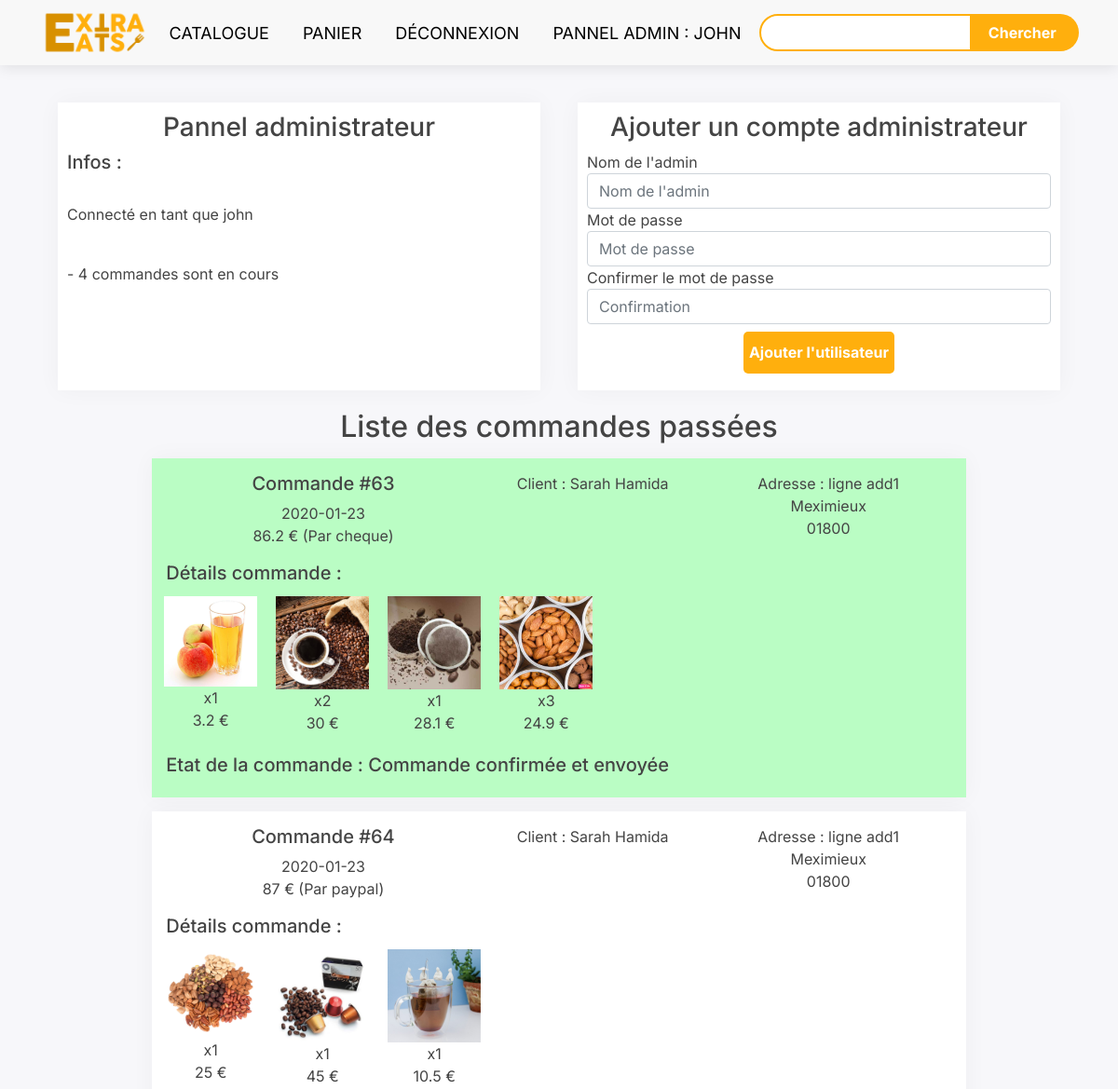
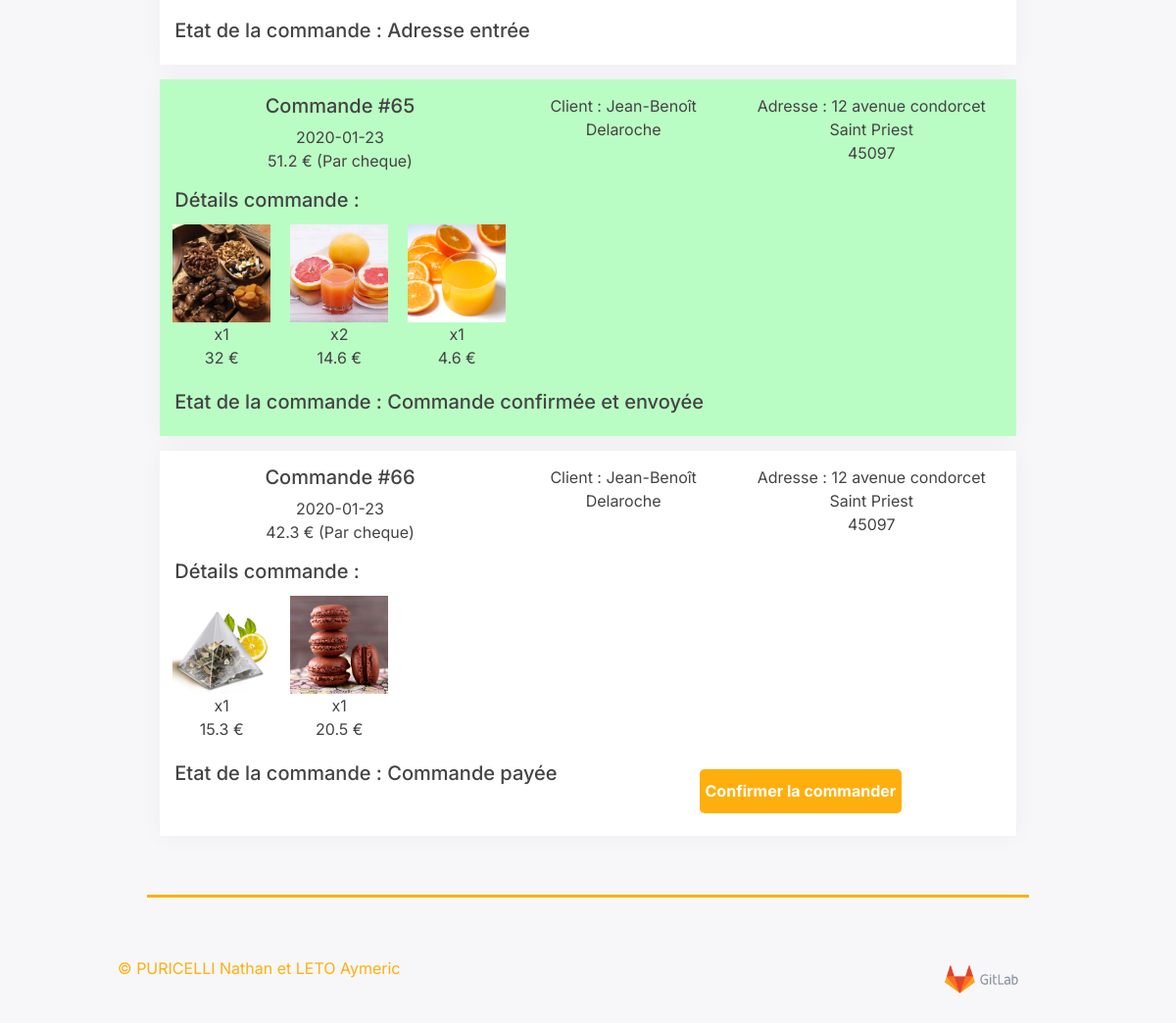
Page /index.php?page=adminPannel (signed in) on the committed database (2 pictures, top to bottom).
### tables this page shows
CREATE TABLE `orders` (
  `id` int(20) NOT NULL,
  `customer_id` varchar(100) NOT NULL,
  `registered` int(11) NOT NULL,
  `delivery_add_id` int(11) DEFAULT NULL,
  `payment_type` varchar(6) DEFAULT NULL,
  `date` date DEFAULT NULL,
  `status` tinyint(4) NOT NULL,
  `session` varchar(100) NOT NULL,
  `total` float DEFAULT NULL
);

CREATE TABLE `products` (
  `id` int(11) NOT NULL,
  `cat_id` tinyint(4) NOT NULL,
  `name` varchar(150) NOT NULL,
  `description` text NOT NULL,
  `image` varchar(30) NOT NULL,
  `price` decimal(5,2) NOT NULL,
  `quantity` int(3) NOT NULL
);

CREATE TABLE `customers` (
  `id` int(11) NOT NULL,
  `forname` varchar(50) NOT NULL,
  `surname` varchar(50) NOT NULL,
  `add1` varchar(50) NOT NULL,
  `add2` varchar(50) NOT NULL,
  `add3` varchar(50) NOT NULL,
  `postcode` varchar(10) NOT NULL,
  `phone` varchar(20) NOT NULL,
  `email` varchar(150) NOT NULL,
  `registered` tinyint(4) NOT NULL
);

CREATE TABLE `delivery_addresses` (
  `id` int(11) NOT NULL,
  `firstname` varchar(50) NOT NULL,
  `lastname` varchar(50) NOT NULL,
  `add1` varchar(50) NOT NULL,
  `add2` varchar(50) NOT NULL,
  `city` varchar(50) NOT NULL,
  `postcode` varchar(10) NOT NULL,
  `phone` varchar(20) NOT NULL,
  `email` varchar(150) NOT NULL
);

### Controller/ControllerAdminPannel.php (called while the page is built, shortened)
<?php
require_once 'Model/AdminPannel.php';
class ControllerAdminPannel {
    private $adminPannel;
    public function __construct() {
        $this->adminPannel = new AdminPannel();
    }
    public function getOrders() {
        $ordersTable = $this->adminPannel->getOrders();
        $ordersList = array();
        foreach ($ordersTable as $order) {
            $status = $order['status'];
            if ($status != 0) {
                $date = $order['date'];
                $payment_type = $order['payment_type'];
                $total = $order['total'];
                $customer_id = $order['customer_id'];
                $customerTable = $this->adminPannel->getCustomer($customer_id);
                $customer = array(
                    "forname" => $customerTable["forname"],
                    "surname" => $customerTable["surname"],
                );
                $delivery_add_id = $order['delivery_add_id'];
                $addressTable = $this->adminPannel->getAddress($delivery_add_id);
                $address = array(
                    "add1" => $addressTable["add1"],
                    "city" => $addressTable["city"],
                    "postcode" => $addressTable["postcode"],
                );
                $orderId = $order['id'];
                $itemTable = $this->adminPannel->getOrderItems($orderId);
                $itemList = array();
                foreach ($itemTable as $orderItemLine) {
                    $quantity = $orderItemLine['quantity'];
                    $itemId =  $orderItemLine['product_id'];
                    $itemInfos = $this->adminPannel->getItemInfos($itemId);
                    $name = $itemInfos["name"];
                    $image = $itemInfos["image"];
                    $price = $itemInfos["price"];
                    $item = array(
                        "quantity" => $quantity,
                        "name" => $name,
                        "image" => $image,
                        "price" => $price
                    );
                    array_push($itemList, $item);
                }
                $orderInfos = array(
                    "id" => $orderId,
                    "date" => $date,
                    "payment_type" => $payment_type,
                    "status" => $status,
                    "total" => $total,
                    "customer" => $customer,
                    "address" => $address,
                    "itemList" => $itemList
                );
                array_push($ordersList, $orderInfos);
            }
        }
        return $ordersList;
    }
    public function showPannel($registerValidationMessage = "") {
        $ordersList = $this->getOrders();
        $view = new View("AdminPannel");
        $view->generate(array('ordersList' => $ordersList, 'registerValidationMessage' => $registerValidationMessage));
    }
}

### index.php (called while the page is built, shortened)
<?php
$router = new Router();
$router->routing();

### Model/AdminPannel.php (called while the page is built, shortened)
<?php
require_once 'Model.php';
class AdminPannel extends Model {
    public function getOrders() {
        $sql = "SELECT * FROM orders";
        $orders = $this->executerRequete($sql);
        return $orders;
    }
    public function getCustomer($id) {
        $sql = "SELECT * FROM customers WHERE id = ?";
        $query = $this->executerRequete($sql, array($id));
        $q = $query->fetch();
        return $q;
    }
    public function getAddress($id) {
        $sql = "SELECT * FROM delivery_addresses WHERE id = ?";
        $query = $this->executerRequete($sql, array($id));
        $q = $query->fetch();
        return $q;
    }
    public function getOrderItems($id) {
        $sql = "SELECT * FROM orderitems WHERE order_id = ?";
        $query = $this->executerRequete($sql, array($id));
        return $query;
    }
    public function getItemInfos($id) {
        $sql = "SELECT * FROM products WHERE id = ?";
        $query = $this->executerRequete($sql, array($id));
        $q = $query->fetch();
        return $q;
    }
};

### Model/Model.php (called while the page is built, shortened)
<?php
abstract class Model {
    private $bdd;
    protected function executerRequete($sql, $params = null) {
        if ($params == null) {
            $resultat = $this->getBdd()->query($sql);
        }
        else {
            $resultat = $this->getBdd()->prepare($sql);
            $resultat->execute($params);
        }
        return $resultat;
    }
    private function getBdd() {
        if ($this->bdd == null) {
            $dbhost = 'localhost';
            $dbbase = 'web4shop';
            $dbuser = 'userepul';
            $dbpwd = 'epul';
            $this->bdd = new PDO("mysql:host=$dbhost;dbname=$dbbase;charset=utf8",$dbuser, $dbpwd,
                    array(PDO::ATTR_ERRMODE => PDO::ERRMODE_EXCEPTION));
        }
        return $this->bdd;
    }
}

### View/ViewAdminPannel.php (the view, shortened to what this page needs)
<div class="container">
    <div class="container">
        <div class="row">
            <div class="col pannelInfosSection">
                <div class="text-center">
                    <h3>Pannel administrateur</h3>
                </div>
                <h5>Infos :</h5>
                <br/>
                <p>Connecté en tant que <?= $_SESSION['username'] ?> </p>
                <br/>
                <p>
                    - <?= count($ordersList) ?> commandes sont en cours
                </p>
            </div>
            <div class="col addAdminSection">
                <form action="index.php?page=adminPannel" method='post'>
                    <div class="text-center">
                        <h3>Ajouter un compte administrateur</h3>
                    </div>
                    <div class="form-group">
                        <label for="inputUsername_register">Nom de l'admin</label>
                        <input type="text" class="form-control" name="register_form_username_admin" placeholder="Nom de l'admin" required>
                    </div>
                    <div class="form-group">
                        <label for="inputPassword_register">Mot de passe</label>
                        <input type="password" class="form-control" name="register_form_password_admin" placeholder="Mot de passe" required>
                    </div>
                    <div class="form-group">
                        <label for="inputPasswordConfirmation_register">Confirmer le mot de passe</label>
                        <input type="password" class="form-control" name="register_form_password_confirmation_admin" placeholder="Confirmation" required>
                    </div>
                    <div class="buttonHolder">
                        <button class="btn1" type="submit" name='register-request'>Ajouter l'utilisateur</button>
                    </div>
                </form>
            </div>
        </div>
        <div class="text-center">
            <h2>Liste des commandes passées</h2>
        </div>
        <?php foreach ($ordersList as $order):?>
        <?php if($order['status'] == 10):?>
        <div class="orderBox confirmed">
        <?php else:?>
        <div class="orderBox">
        <?php endif;?>
            <div class="row" style="text-align:center;">
                <div class="col-5">
                    <h5>Commande #<?= $order['id'] ?></h5>
                    <p><?= $order['date'] ?><br/>
                    <?= $order['total'] ?> € (Par <?= $order['payment_type'] ?>)</p>
                </div>
                <div class="col-3">
                    <p>Client : <?= $order['customer']['forname']." ".$order['customer']['surname'] ?></p>
                </div>
                <div class="col-4">
                    <p>Adresse : <?= $order['address']['add1'] ?> <br/>
                    <?= $order['address']['city'] ?> <br/>
                    <?= $order['address']['postcode'] ?></p>
                </div>
            </div>
            <div class="row">
                <h5>Détails commande :</h5>
            </div>
            <div class="row">
                <?php foreach ($order['itemList'] as $item):?>
                <div class="smallProductBox">
                    <?= "<img src = \"assets/img/". $item['image'] ."\" class ='smallItemImage'>" ?>
                    <p>x<?= $item['quantity'] ?><br/>
                    <?= $item['price']*$item['quantity'] ?> €</p>
                </div>
                <?php endforeach; ?>
            </div>
            <div class="row">
                <div class="col">
                    <?php
                    switch ($order['status']) {
                        case 1:
                            $txtStatus = "Adresse entrée";
                            break;
                        case 2:
                            $txtStatus = "Commande payée";
                            break;
                        case 10:
                            $txtStatus = "Commande confirmée et envoyée";
                            break;
                    }
                    ?>
                    <h5>Etat de la commande : <?= $txtStatus ?></h5>
                </div>
                <?php if($order['status'] == 2):?>
                <div class="col">
                    <form action = "index.php?page=adminPannel" method="POST" class="text-center">
                        <button class="btn1" type="submit" name='confirmOrder'>Confirmer la commander</button>
                    </form>
                </div>
                <?php endif;?>
            </div>
        </div>
        <?php endforeach; ?>
    </div>
</div>

### rows in the picture
orders: id "63", date "2020-01-23", total "86.2", payment_type "cheque", forname "Sarah", surname "Hamida", add1 "ligne add1", city "Meximieux", postcode "01800", status "Commande confirmée et envoyée"
products: image (picture), cat "1", $item['price']*$item['quantity'] "3.2"
products: image (picture), quantity "2", $item['price']*$item['quantity'] "30"
products: image (picture), cat "1", $item['price']*$item['quantity'] "28.1"
products: image (picture), cat "3", $item['price']*$item['quantity'] "24.9"
orders: id "64", date "2020-01-23", total "87", payment_type "paypal", forname "Sarah", surname "Hamida", add1 "ligne add1", city "Meximieux", postcode "01800", status "Adresse entrée"
products: image (picture), quantity "1", $item['price']*$item['quantity'] "25"
products: image (picture), cat "1", $item['price']*$item['quantity'] "45"
products: image (picture), cat "1", $item['price']*$item['quantity'] "10.5"
orders: id "65", date "2020-01-23", total "51.2", payment_type "cheque", customer.forname "Jean-Benoît", customer.surname "Delaroche", status "Commande confirmée et envoyée"
delivery_addresses: add1 "12 avenue condorcet", city "Saint Priest", postcode "45097"
products: image (picture), quantity "1", $item['price']*$item['quantity'] "32"
products: image (picture), quantity "2", $item['price']*$item['quantity'] "14.6"
products: image (picture), cat "1", $item['price']*$item['quantity'] "4.6"
orders: id "66", date "2020-01-23", total "42.3", payment_type "cheque", customer.forname "Jean-Benoît", customer.surname "Delaroche", status "Commande payée"
products: image (picture), cat "1", $item['price']*$item['quantity'] "15.3"
products: image (picture), quantity "1", $item['price']*$item['quantity'] "20.5"

### other values in the picture
$_SESSION["username"] "JOHN"
$_SESSION['username'] "john"
count($ordersList) "4"
